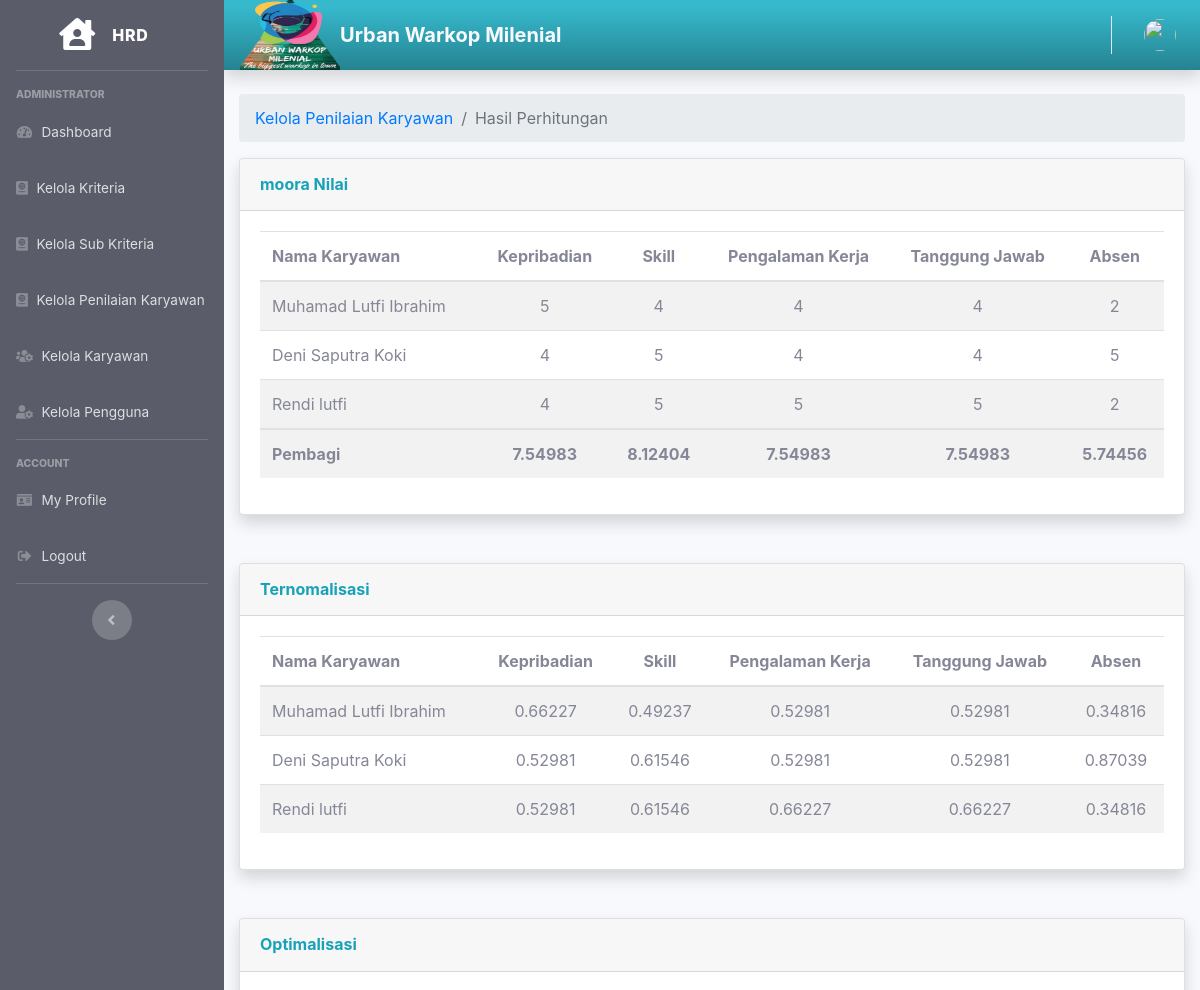
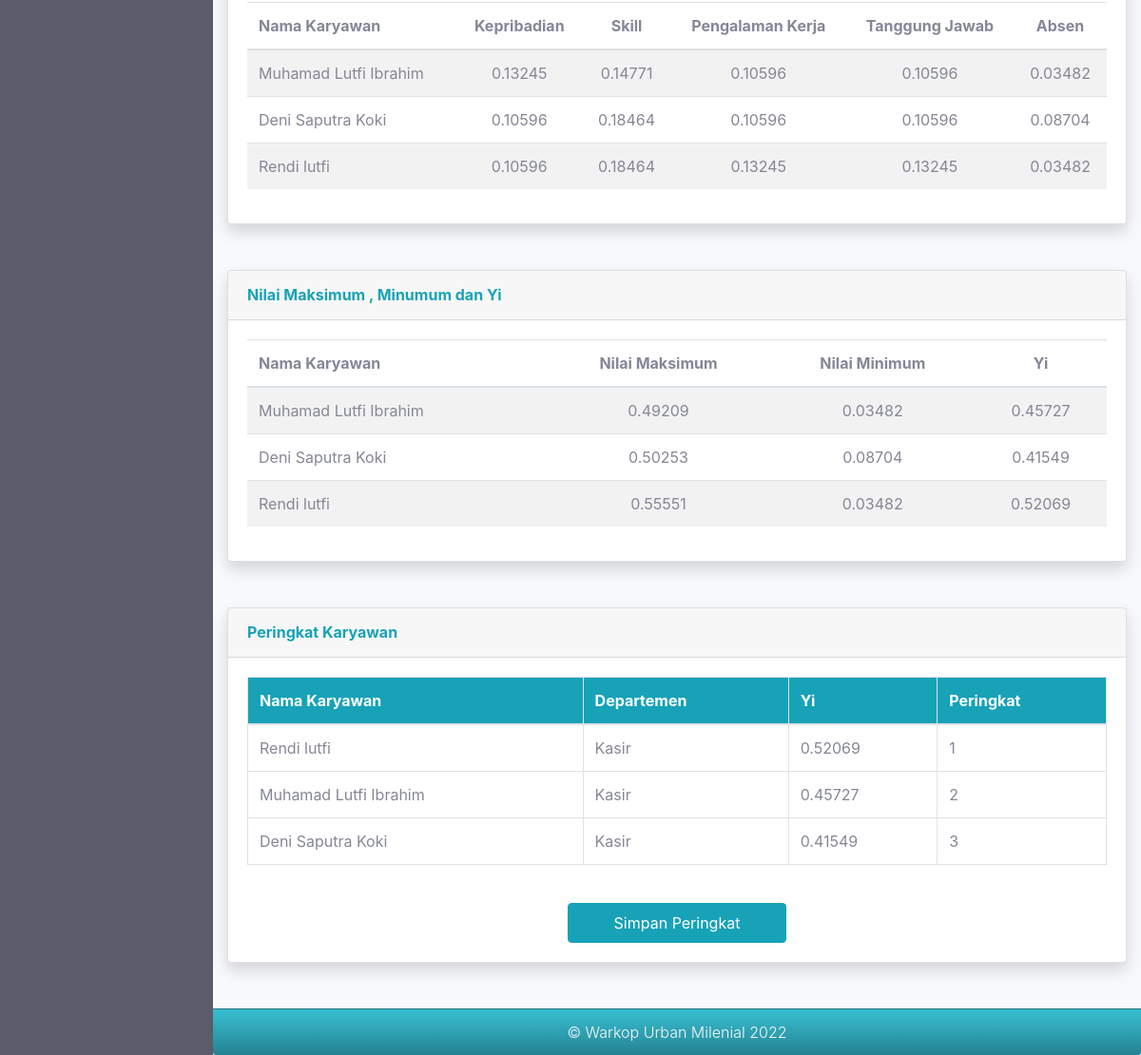
/index.php/hrd/hitung_penilaian, run on the app's committed database (2 pictures, top to bottom).
### tables this page shows
CREATE TABLE `tb_kriteria` (
  `id_kriteria` int(11) NOT NULL,
  `nama_kriteria` varchar(50) NOT NULL,
  `bobot_kriteria` double NOT NULL,
  `jenis_kriteria` varchar(15) NOT NULL,
  `tahun` varchar(4) NOT NULL
);

CREATE TABLE `tb_karyawan` (
  `id_karyawan` int(11) NOT NULL,
  `nik` varchar(15) NOT NULL,
  `no_ktp` varchar(28) NOT NULL,
  `nama_karyawan` varchar(30) NOT NULL,
  `jenis_kelamin` char(1) NOT NULL,
  `tempat_lahir` varchar(20) NOT NULL,
  `tgl_lahir` date NOT NULL,
  `alamat` text NOT NULL,
  `departemen` varchar(20) NOT NULL,
  `posisi` varchar(15) NOT NULL,
  `status` varchar(4) NOT NULL
);

### application/controllers/Hrd.php (called while the page is built, shortened)
<?php
class Hrd extends CI_Controller
{
    public function __construct()
    {
        $this->load->model('Hrd_model');
        $this->load->model('Kriteria_model');
        $this->load->model('Kriteria_model');
        $this->load->model('Kabag_model');
        $this->load->model('Karyawan_model');
        $this->load->model('Penilaian_model');
        $this->load->model('Peringkat_model');
    }
    public function hitung_penilaian()
    {
        $data['user'] = $this->db->get_where('user', ['email' => $this->session->userdata('email')])->row_array();
        $data['title'] = 'Hasil Perhitungan Penilaian';
        $data['kriteria'] = $this->Kriteria_model->getKriteria();
        $karyawan = $this->Karyawan_model->getDataKaryawanDiNilaiAll();
        $bobot    = $this->Kriteria_model->getKriteriaBobot();
        $jenis    = $this->Kriteria_model->getKriteriaJenis();
        $moora = array();
        foreach ($karyawan as $datakaryawan => $r) {
            $subkriteria = $this->Kriteria_model->getSubKriteriaByID($r['id_karyawan']);
            $moora[$datakaryawan][0] = $r['id_karyawan'];
            foreach ($subkriteria as $sub => $s) {
                $moora[$datakaryawan][$sub + 1] = $s['nilai_sub_kriteria'];
            }
        }
        $x = count(reset($moora));
        $y = count($moora);
        $pembagi = array();
        for ($i = 1; $i < $x; $i++) {
            $pangkat = 0;
            for ($j = 0; $j < $y; $j++) {
                $pangkat += pow($moora[$j][$i], 2);
            }
            $pembagi[$i] = sqrt($pangkat);
        }
        $ternormalisasi = array();
        for ($i = 0; $i < $y; $i++) {
            $ternormalisasi[$i][0] = $moora[$i][0];
            for ($j = 1; $j < $x; $j++) {
                $ternormalisasi[$i][$j] = $moora[$i][$j] / $pembagi[$j];
            }
        }
        $optimalisasi = array();
        for ($i = 1; $i < $x; $i++) {
            for ($j = 0; $j < $y; $j++) {
                $optimalisasi[$j][0] = $ternormalisasi[$j][0];
                $optimalisasi[$j][$i] = $ternormalisasi[$j][$i] * $bobot[$i - 1];
            }
        }
        $maksimum = array();
        $minimum = array();
        $Yi = array();
        for ($i = 0; $i < $y; $i++) {
            $minimum[$i] = 0;
            $maksimum[$i] = 0;
            for ($j = 1; $j < $x; $j++) {
                if ($jenis[$j - 1] == "Benefit") {
                    $maksimum[$i] += $optimalisasi[$i][$j];
                } else {
                    $minimum[$i] += $optimalisasi[$i][$j];
                }
            }
            $Yi[$i] = $maksimum[$i] - $minimum[$i];
        }
        $matrixYi = array();
        for ($i = 0; $i < $y; $i++) {
            $matrixYi[$i][0] = $moora[$i][0];
            $matrixYi[$i][1] = $maksimum[$i];
            $matrixYi[$i][2] = $minimum[$i];
            $matrixYi[$i][3] = $Yi[$i];
        }
        $data['pembagi']        = $pembagi;
        $data['moora']          = $moora;
        $data['ternormalisasi'] = $ternormalisasi;
        $data['optimalisasi']   = $optimalisasi;
        $data['bobot']          = $bobot;
        $data['matrixYi']       = $matrixYi;
        $this->load->view('templates/hrd_header', $data);
        $this->load->view('templates/hrd_sidebar', $data);
        $this->load->view('templates/hrd_topbar', $data);
        $this->load->view('hrd/hasil_perhitungan', $data);
        $this->load->view('templates/hrd_footer', $data);
    }
}

### index.php (called while the page is built, shortened)
<?php
require_once BASEPATH.'core/CodeIgniter.php';

### application/models/Kriteria_model.php (called while the page is built, shortened)
<?php
class Kriteria_model extends CI_Model
{
  public function getKriteria()
  {
    $this->db->select('*')
      ->from('tb_kriteria')
      ->where('tahun',date('Y'))
      ->order_by('jenis_kriteria', 'ASC')
      ->order_by('id_kriteria', 'ASC');
    $query = $this->db->get();
    return $query->result_array();
  }
  public function getKriteriaBobot()
  {
    $data  = $this->getKriteria();
    $bobot = array();
    foreach ($data as $index => $r) {
      $bobot[$index] = $r['bobot_kriteria'];
    }
    return $bobot;
  }
  public function getSubKriteriaByID($id_karyawan)
  {
    $this->db->select('*')
      ->from('tb_sub_kriteria')
      ->join('tb_penilaian', 'tb_sub_kriteria.id_sub_kriteria = tb_penilaian.id_sub_kriteria')
      ->join('tb_karyawan', 'tb_penilaian.id_karyawan = tb_karyawan.id_karyawan')
      ->where('tb_karyawan.id_karyawan', $id_karyawan)
      ->where('tb_penilaian.tahun', date("Y"));
    $result = $this->db->get();
    return $result->result_array();
  }
}

### application/models/Karyawan_model.php (called while the page is built, shortened)
<?php
class Karyawan_model extends CI_Model
{
    public function getDataKaryawanDiNilaiAll()
    {
        $this->db->select('*');
        $this->db->from('tb_karyawan');
        $this->db->where('status', date("Y"));
        $query = $this->db->get();
        return $query->result_array();
    }
    public function CekRankingIfNullAll()
    {
        $this->db->select('*')
            ->from('tb_karyawan')
            ->join('tb_ranking', 'tb_karyawan.id_karyawan = tb_ranking.id_karyawan', 'left')
            ->where('tb_ranking.tahun', date("Y"));
        $result = $this->db->get();
        return $result->result_array();
    }
}

### application/views/hrd/hasil_perhitungan.php (the view, shortened to what this page needs)
<div class="container-fluid">
	<nav aria-label="breadcrumb">
		<ol class="breadcrumb">
			<li class="breadcrumb-item"><a href="<?= base_url(); ?>hrd/kelola_penilaian_karyawan">Kelola Penilaian Karyawan</a></li>
			<li class="breadcrumb-item active" aria-current="page">Hasil Perhitungan</li>
		</ol>
	</nav>
	<div class="card shadow mb-5">
		<div class="card-header py-3">
			<h6 class="m-0 font-weight-bold text-info">moora Nilai</h6>
		</div>
		<div class="card-body">
			<table class="table table-striped table-hover" style="width:100%">
				<thead>
					<tr>
						<th scope="col">Nama Karyawan</th>
						<?php
						foreach ($kriteria as $k) {
							echo '<th scope="col" class="text-center">' . $k['nama_kriteria'] . '</th>';
						}
						?>
					</tr>
				</thead>
				<tbody>
					<?php
					$x = count(reset($moora));
					$y = count($moora);
					for ($i = 0; $i < $y; $i++) {
						echo "<tr>";
						for ($j = 0; $j < $x; $j++) {
							if ($j == 0) {
								$kar = $this->Karyawan_model->getDataKaryawanByID($matrixYi[$i][$j]);
								echo '<td>' . $kar['nama_karyawan'] . '</td>';
							} else {
								echo '<td class="text-center">' . $moora[$i][$j] . '</td>';
							}
						}
						echo "</tr>";
					}
					?>
				</tbody>
				<tfood>
					<tr>
						<th scope="col">Pembagi</th>
						<?php
						for ($i = 0; $i < count($pembagi); $i++) {
							echo '<th scope="col" class="text-center">' . round($pembagi[$i + 1], 5) . '</th>';
						}
						?>
					</tr>
				</tfood>
			</table>
		</div>
	</div>
	<div class="card shadow mb-5">
		<div class="card-header py-3">
			<h6 class="m-0 font-weight-bold text-info">Ternomalisasi</h6>
		</div>
		<div class="card-body">
			<table class="table table-striped table-hover" style="width:100%">
				<thead>
					<tr>
						<th scope="col">Nama Karyawan</th>
						<?php
						foreach ($kriteria as $k) {
							echo '<th scope="col" class="text-center">' . $k['nama_kriteria'] . '</th>';
						}
						?>
					</tr>
				</thead>
				<tbody>
					<?php
					$x = count(reset($ternormalisasi));
					$y = count($ternormalisasi);
					for ($i = 0; $i < $y; $i++) {
						echo "<tr>";
						for ($j = 0; $j < $x; $j++) {
							if ($j == 0) {
								$kar = $this->Karyawan_model->getDataKaryawanByID($matrixYi[$i][$j]);
								echo '<td>' . $kar['nama_karyawan'] . '</td>';
							} else {
								echo '<td class="text-center">' . round($ternormalisasi[$i][$j], 5) . '</td>';
							}
						}
						echo "</tr>";
					}
					?>
				</tbody>
			</table>
		</div>
	</div>
	<div class="card shadow mb-5">
		<div class="card-header py-3">
			<h6 class="m-0 font-weight-bold text-info">Optimalisasi</h6>
		</div>
		<div class="card-body">
			<table class="table table-striped table-hover" style="width:100%">
				<thead>
					<tr>
						<th scope="col">Nama Karyawan</th>
						<?php
						foreach ($kriteria as $k) {
							echo '<th scope="col" class="text-center">' . $k['nama_kriteria'] . '</th>';
						}
						?>
					</tr>
				</thead>
				<tbody>
					<?php
					$x = count(reset($optimalisasi));
					$y = count($optimalisasi);
					for ($i = 0; $i < $y; $i++) {
						echo "<tr>";
						for ($j = 0; $j < $x; $j++) {
							if ($j == 0) {
								$kar = $this->Karyawan_model->getDataKaryawanByID($matrixYi[$i][$j]);
								echo '<td>' . $kar['nama_karyawan'] . '</td>';
							} else {
								echo '<td class="text-center">' . round($optimalisasi[$i][$j], 5) . '</td>';
							}
						}
						echo "</tr>";
					}
					?>
				</tbody>
			</table>
		</div>
	</div>
	<div class="card shadow mb-5">
		<div class="card-header py-3">
			<h6 class="m-0 font-weight-bold text-info">Nilai Maksimum , Minumum dan Yi</h6>
		</div>
		<div class="card-body">
			<table class="table table-striped table-hover" style="width:100%">
				<thead>
					<tr>
						<th scope="col">Nama Karyawan</th>
						<th scope="col" class="text-center">Nilai Maksimum</th>
						<th scope="col" class="text-center">Nilai Minimum</th>
						<th scope="col" class="text-center">Yi</th>
					</tr>
				</thead>
				<tbody>
					<?php
					$x = count(reset($matrixYi));
					$y = count($matrixYi);
					for ($i = 0; $i < $y; $i++) {
						echo "<tr>";
						for ($j = 0; $j < $x; $j++) {
							if ($j == 0) {
								$kar = $this->Karyawan_model->getDataKaryawanByID($matrixYi[$i][$j]);
								echo '<td>' . $kar['nama_karyawan'] . '</td>';
							} else {
								echo '<td class="text-center">' . round($matrixYi[$i][$j], 5) . '</td>';
							}
						}
						echo "</tr>";
					}
					?>
				</tbody>
			</table>
		</div>
	</div>
	<div class="card shadow mb-5">
		<div class="card-header py-3">
			<h6 class="m-0 font-weight-bold text-info">Peringkat Karyawan</h6>
		</div>
		<div class="card-body">
			<?php
			$cekRank = $this->Karyawan_model->CekRankingIfNullAll();
			if (empty($cekRank)) {
				echo '<form action="' . base_url("hrd/simpan_peringkat") . '" method="post">';
			} else {
				echo '<form action="' . base_url("hrd/reset_peringkat") . '" method="post">';
			}
			?>
			<table class="table table-bordered table-hover" style="width:100%">
				<thead>
					<tr class="bg-info text-white">
						<th scope="col">Nama Karyawan</th>
						<th scope="col">Departemen</th>
						<th scope="col">Yi</th>
						<th scope="col">Peringkat</th>
					</tr>
				</thead>
				<tbody>
					<?php
					array_multisort(array_column($matrixYi, 3), SORT_DESC, $matrixYi);
					$x = count(reset($matrixYi));
					$y = count($matrixYi);
					for ($i = 0; $i < $y; $i++) {
						$kar = $this->Karyawan_model->getDataKaryawanByID($matrixYi[$i][0]);
						echo "<tr>";
						echo '<td>' . $kar['nama_karyawan'] . '</td>';
						echo '<td>' . $kar['departemen'] . '</td>';
						echo '<td>' . round($matrixYi[$i][3], 5) . '</td>';
						echo '<td>', $i + 1 . '</td>';
						echo "</tr>";
					}
					?>
				</tbody>
			</table>
			<br>
			<div class="text-center">
				<?php
				if (empty($cekRank)) {
					echo '<button type="submit" class="btn btn-info  px-5 py-2">Simpan Peringkat</button>';
				} else {
					echo '<button type="submit" class="btn btn-warning  px-5 py-2">Reset Peringkat</button>';
				}
				?>
			</div>
			</form>
		</div>
	</div>
</div>
</div>

### assets/css/custom.css (style rules this page uses)
body { font-family: 'Open Sans', sans-serif; }
.text-center { text-align:center; }

### data on the page
tb_kriteria: nama_kriteria "Kepribadian"
tb_kriteria: nama_kriteria "Skill"
tb_kriteria: nama_kriteria "Pengalaman Kerja"
tb_kriteria: nama_kriteria "Tanggung Jawab"
tb_kriteria: nama_kriteria "Absen"
tb_karyawan: nama_karyawan "Muhamad Lutfi Ibrahim", departemen "Kasir", i "0.45727"
tb_karyawan: nama_karyawan "Deni Saputra Koki", departemen "Kasir", i "0.41549"
tb_karyawan: nama_karyawan "Rendi lutfi", departemen "Kasir", i "0.52069"

### other printed values
$moora[$i][$j] "5"
$moora[$i][$j] "4"
$moora[$i][$j] "2"
$pembagi[$i + 1] "7.54983"
$pembagi[$i + 1] "8.12404"
$pembagi[$i + 1] "5.74456"
$ternormalisasi[$i][$j] "0.66227"
$ternormalisasi[$i][$j] "0.49237"
$ternormalisasi[$i][$j] "0.52981"
$ternormalisasi[$i][$j] "0.34816"
$ternormalisasi[$i][$j] "0.61546"
$ternormalisasi[$i][$j] "0.87039"
$optimalisasi[$i][$j] "0.13245"
$optimalisasi[$i][$j] "0.14771"
$optimalisasi[$i][$j] "0.10596"
